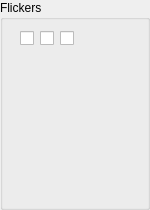
         <widget class="QGroupBox" name="groupBox_14">
          <property name="title">
           <string>Flickers</string>
          </property>
          <widget class="QCheckBox" name="flicker1">
           <property name="geometry">
            <rect>
             <x>20</x>
             <y>30</y>
             <width>16</width>
             <height>16</height>
            </rect>
           </property>
           <property name="text">
            <string/>
           </property>
          </widget>
          <widget class="QCheckBox" name="flicker2">
           <property name="geometry">
            <rect>
             <x>40</x>
             <y>30</y>
             <width>16</width>
             <height>16</height>
            </rect>
           </property>
           <property name="text">
            <string/>
           </property>
          </widget>
          <widget class="QCheckBox" name="flicker3">
           <property name="geometry">
            <rect>
             <x>60</x>
             <y>30</y>
             <width>16</width>
             <height>16</height>
            </rect>
           </property>
           <property name="text">
            <string/>
           </property>
          </widget>
          <widget class="QLabel" name="label_13">
           <property name="geometry">
            <rect>
             <x>10</x>
             <y>70</y>
             <width>131</width>
             <height>131</height>
            </rect>
           </property>
           <property name="text">
            <string/>
           </property>
           <property name="pixmap">
            <pixmap>lantern-flame.svg</pixmap>
           </property>
           <property name="scaledContents">
            <bool>true</bool>
           </property>
          </widget>
         </widget>
